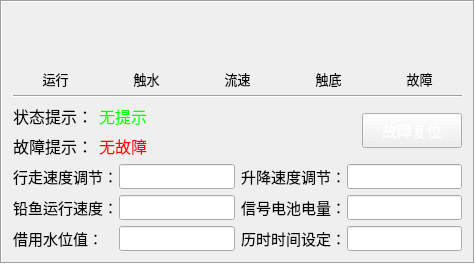
             <widget class="QFrame" name="frame_12">
              <property name="font">
               <font>
                <family>微软雅黑</family>
               </font>
              </property>
              <property name="frameShape">
               <enum>QFrame::Box</enum>
              </property>
              <property name="frameShadow">
               <enum>QFrame::Sunken</enum>
              </property>
              <layout class="QVBoxLayout" name="verticalLayout_31">
               <item>
                <layout class="QHBoxLayout" name="horizontalLayout_61">
                 <item>
                  <layout class="QVBoxLayout" name="verticalLayout_32">
                   <item>
                    <layout class="QHBoxLayout" name="horizontalLayout_62">
                     <item>
                      <spacer name="horizontalSpacer_23">
                       <property name="orientation">
                        <enum>Qt::Horizontal</enum>
                       </property>
                       <property name="sizeHint" stdset="0">
                        <size>
                         <width>18</width>
                         <height>20</height>
                        </size>
                       </property>
                      </spacer>
                     </item>
                     <item>
                      <widget class="QLabel" name="runLamp_2">
                       <property name="sizePolicy">
                        <sizepolicy hsizetype="Fixed" vsizetype="Fixed">
                         <horstretch>0</horstretch>
                         <verstretch>0</verstretch>
                        </sizepolicy>
                       </property>
                       <property name="minimumSize">
                        <size>
                         <width>50</width>
                         <height>50</height>
                        </size>
                       </property>
                       <property name="maximumSize">
                        <size>
                         <width>50</width>
                         <height>50</height>
                        </size>
                       </property>
                       <property name="text">
                        <string/>
                       </property>
                      </widget>
                     </item>
                     <item>
                      <spacer name="horizontalSpacer_24">
                       <property name="orientation">
                        <enum>Qt::Horizontal</enum>
                       </property>
                       <property name="sizeHint" stdset="0">
                        <size>
                         <width>17</width>
                         <height>20</height>
                        </size>
                       </property>
                      </spacer>
                     </item>
                    </layout>
                   </item>
                   <item>
                    <widget class="QLabel" name="label_67">
                     <property name="font">
                      <font>
                       <family>微软雅黑</family>
                       <pointsize>10</pointsize>
                      </font>
                     </property>
                     <property name="text">
                      <string>运行</string>
                     </property>
                     <property name="alignment">
                      <set>Qt::AlignCenter</set>
                     </property>
                    </widget>
                   </item>
                  </layout>
                 </item>
                 <item>
                  <layout class="QVBoxLayout" name="verticalLayout_33">
                   <item>
                    <layout class="QHBoxLayout" name="horizontalLayout_63">
                     <item>
                      <spacer name="horizontalSpacer_25">
                       <property name="orientation">
                        <enum>Qt::Horizontal</enum>
                       </property>
                       <property name="sizeHint" stdset="0">
                        <size>
                         <width>18</width>
                         <height>20</height>
                        </size>
                       </property>
                      </spacer>
                     </item>
                     <item>
                      <widget class="QLabel" name="waterLamp_2">
                       <property name="sizePolicy">
                        <sizepolicy hsizetype="Fixed" vsizetype="Fixed">
                         <horstretch>0</horstretch>
                         <verstretch>0</verstretch>
                        </sizepolicy>
                       </property>
                       <property name="minimumSize">
                        <size>
                         <width>50</width>
                         <height>50</height>
                        </size>
                       </property>
                       <property name="maximumSize">
                        <size>
                         <width>50</width>
                         <height>50</height>
                        </size>
                       </property>
                       <property name="text">
                        <string/>
                       </property>
                      </widget>
                     </item>
                     <item>
                      <spacer name="horizontalSpacer_26">
                       <property name="orientation">
                        <enum>Qt::Horizontal</enum>
                       </property>
                       <property name="sizeHint" stdset="0">
                        <size>
                         <width>17</width>
                         <height>20</height>
                        </size>
                       </property>
                      </spacer>
                     </item>
                    </layout>
                   </item>
                   <item>
                    <widget class="QLabel" name="label_68">
                     <property name="font">
                      <font>
                       <family>微软雅黑</family>
                       <pointsize>10</pointsize>
                      </font>
                     </property>
                     <property name="text">
                      <string>触水</string>
                     </property>
                     <property name="alignment">
                      <set>Qt::AlignCenter</set>
                     </property>
                    </widget>
                   </item>
                  </layout>
                 </item>
                 <item>
                  <layout class="QVBoxLayout" name="verticalLayout_34">
                   <item>
                    <layout class="QHBoxLayout" name="horizontalLayout_64">
                     <item>
                      <spacer name="horizontalSpacer_27">
                       <property name="orientation">
                        <enum>Qt::Horizontal</enum>
                       </property>
                       <property name="sizeHint" stdset="0">
                        <size>
                         <width>18</width>
                         <height>20</height>
                        </size>
                       </property>
                      </spacer>
                     </item>
                     <item>
                      <widget class="QLabel" name="speedLamp_2">
                       <property name="sizePolicy">
                        <sizepolicy hsizetype="Fixed" vsizetype="Fixed">
                         <horstretch>0</horstretch>
                         <verstretch>0</verstretch>
                        </sizepolicy>
                       </property>
                       <property name="minimumSize">
                        <size>
                         <width>50</width>
                         <height>50</height>
                        </size>
                       </property>
                       <property name="maximumSize">
                        <size>
                         <width>50</width>
                         <height>50</height>
                        </size>
                       </property>
                       <property name="text">
                        <string/>
                       </property>
                      </widget>
                     </item>
                     <item>
                      <spacer name="horizontalSpacer_28">
                       <property name="orientation">
                        <enum>Qt::Horizontal</enum>
                       </property>
                       <property name="sizeHint" stdset="0">
                        <size>
                         <width>17</width>
                         <height>20</height>
                        </size>
                       </property>
                      </spacer>
                     </item>
                    </layout>
                   </item>
                   <item>
                    <widget class="QLabel" name="label_69">
                     <property name="font">
                      <font>
                       <family>微软雅黑</family>
                       <pointsize>10</pointsize>
                      </font>
                     </property>
                     <property name="text">
                      <string>流速</string>
                     </property>
                     <property name="alignment">
                      <set>Qt::AlignCenter</set>
                     </property>
                    </widget>
                   </item>
                  </layout>
                 </item>
                 <item>
                  <layout class="QVBoxLayout" name="verticalLayout_35">
                   <item>
                    <layout class="QHBoxLayout" name="horizontalLayout_65">
                     <item>
                      <spacer name="horizontalSpacer_29">
                       <property name="orientation">
                        <enum>Qt::Horizontal</enum>
                       </property>
                       <property name="sizeHint" stdset="0">
                        <size>
                         <width>18</width>
                         <height>20</height>
                        </size>
                       </property>
                      </spacer>
                     </item>
                     <item>
                      <widget class="QLabel" name="bottomLamp_2">
                       <property name="sizePolicy">
                        <sizepolicy hsizetype="Fixed" vsizetype="Fixed">
                         <horstretch>0</horstretch>
                         <verstretch>0</verstretch>
                        </sizepolicy>
                       </property>
                       <property name="minimumSize">
                        <size>
                         <width>50</width>
                         <height>50</height>
                        </size>
                       </property>
                       <property name="maximumSize">
                        <size>
                         <width>50</width>
                         <height>50</height>
                        </size>
                       </property>
                       <property name="text">
                        <string/>
                       </property>
                      </widget>
                     </item>
                     <item>
                      <spacer name="horizontalSpacer_30">
                       <property name="orientation">
                        <enum>Qt::Horizontal</enum>
                       </property>
                       <property name="sizeHint" stdset="0">
                        <size>
                         <width>17</width>
                         <height>20</height>
                        </size>
                       </property>
                      </spacer>
                     </item>
                    </layout>
                   </item>
                   <item>
                    <widget class="QLabel" name="label_70">
                     <property name="font">
                      <font>
                       <family>微软雅黑</family>
                       <pointsize>10</pointsize>
                      </font>
                     </property>
                     <property name="text">
                      <string>触底</string>
                     </property>
                     <property name="alignment">
                      <set>Qt::AlignCenter</set>
                     </property>
                    </widget>
                   </item>
                  </layout>
                 </item>
                 <item>
                  <layout class="QVBoxLayout" name="verticalLayout_36">
                   <item>
                    <layout class="QHBoxLayout" name="horizontalLayout_66">
                     <item>
                      <spacer name="horizontalSpacer_31">
                       <property name="orientation">
                        <enum>Qt::Horizontal</enum>
                       </property>
                       <property name="sizeHint" stdset="0">
                        <size>
                         <width>18</width>
                         <height>20</height>
                        </size>
                       </property>
                      </spacer>
                     </item>
                     <item>
                      <widget class="QLabel" name="errorLamp_2">
                       <property name="sizePolicy">
                        <sizepolicy hsizetype="Fixed" vsizetype="Fixed">
                         <horstretch>0</horstretch>
                         <verstretch>0</verstretch>
                        </sizepolicy>
                       </property>
                       <property name="minimumSize">
                        <size>
                         <width>50</width>
                         <height>50</height>
                        </size>
                       </property>
                       <property name="maximumSize">
                        <size>
                         <width>50</width>
                         <height>50</height>
                        </size>
                       </property>
                       <property name="text">
                        <string/>
                       </property>
                      </widget>
                     </item>
                     <item>
                      <spacer name="horizontalSpacer_32">
                       <property name="orientation">
                        <enum>Qt::Horizontal</enum>
                       </property>
                       <property name="sizeHint" stdset="0">
                        <size>
                         <width>17</width>
                         <height>20</height>
                        </size>
                       </property>
                      </spacer>
                     </item>
                    </layout>
                   </item>
                   <item>
                    <widget class="QLabel" name="label_71">
                     <property name="font">
                      <font>
                       <family>微软雅黑</family>
                       <pointsize>10</pointsize>
                      </font>
                     </property>
                     <property name="text">
                      <string>故障</string>
                     </property>
                     <property name="alignment">
                      <set>Qt::AlignCenter</set>
                     </property>
                    </widget>
                   </item>
                  </layout>
                 </item>
                </layout>
               </item>
               <item>
                <widget class="Line" name="line_2">
                 <property name="orientation">
                  <enum>Qt::Horizontal</enum>
                 </property>
                </widget>
               </item>
               <item>
                <layout class="QHBoxLayout" name="horizontalLayout_67">
                 <item>
                  <layout class="QVBoxLayout" name="verticalLayout_37">
                   <item>
                    <layout class="QHBoxLayout" name="horizontalLayout_68">
                     <item>
                      <widget class="QLabel" name="label_72">
                       <property name="font">
                        <font>
                         <family>微软雅黑</family>
                         <pointsize>12</pointsize>
                        </font>
                       </property>
                       <property name="text">
                        <string>状态提示：</string>
                       </property>
                      </widget>
                     </item>
                     <item>
                      <widget class="QLabel" name="runLabel_2">
                       <property name="minimumSize">
                        <size>
                         <width>150</width>
                         <height>0</height>
                        </size>
                       </property>
                       <property name="font">
                        <font>
                         <family>微软雅黑</family>
                         <pointsize>12</pointsize>
                        </font>
                       </property>
                       <property name="styleSheet">
                        <string notr="true">color:rgb(0, 255, 0)</string>
                       </property>
                       <property name="text">
                        <string>无提示</string>
                       </property>
                      </widget>
                     </item>
                    </layout>
                   </item>
                   <item>
                    <layout class="QHBoxLayout" name="horizontalLayout_69">
                     <item>
                      <widget class="QLabel" name="label_73">
                       <property name="font">
                        <font>
                         <pointsize>12</pointsize>
                        </font>
                       </property>
                       <property name="text">
                        <string>故障提示：</string>
                       </property>
                      </widget>
                     </item>
                     <item>
                      <widget class="QLabel" name="errorLabel_2">
                       <property name="minimumSize">
                        <size>
                         <width>150</width>
                         <height>0</height>
                        </size>
                       </property>
                       <property name="font">
                        <font>
                         <pointsize>12</pointsize>
                        </font>
                       </property>
                       <property name="styleSheet">
                        <string notr="true">color:rgb(255, 0, 0)</string>
                       </property>
                       <property name="text">
                        <string>无故障</string>
                       </property>
                      </widget>
                     </item>
                    </layout>
                   </item>
                  </layout>
                 </item>
                 <item>
                  <spacer name="horizontalSpacer_33">
                   <property name="orientation">
                    <enum>Qt::Horizontal</enum>
                   </property>
                   <property name="sizeHint" stdset="0">
                    <size>
                     <width>40</width>
                     <height>20</height>
                    </size>
                   </property>
                  </spacer>
                 </item>
                 <item>
                  <widget class="QPushButton" name="resetButton_2">
                   <property name="minimumSize">
                    <size>
                     <width>100</width>
                     <height>35</height>
                    </size>
                   </property>
                   <property name="font">
                    <font>
                     <pointsize>11</pointsize>
                    </font>
                   </property>
                   <property name="styleSheet">
                    <string notr="true">color:rgb(255, 255, 255)</string>
                   </property>
                   <property name="text">
                    <string>故障复位</string>
                   </property>
                  </widget>
                 </item>
                </layout>
               </item>
               <item>
                <layout class="QHBoxLayout" name="horizontalLayout_70">
                 <item>
                  <widget class="QLabel" name="label_74">
                   <property name="minimumSize">
                    <size>
                     <width>100</width>
                     <height>10</height>
                    </size>
                   </property>
                   <property name="maximumSize">
                    <size>
                     <width>100</width>
                     <height>30</height>
                    </size>
                   </property>
                   <property name="font">
                    <font>
                     <pointsize>11</pointsize>
                    </font>
                   </property>
                   <property name="text">
                    <string>行走速度调节：</string>
                   </property>
                  </widget>
                 </item>
                 <item>
                  <widget class="QLineEdit" name="horiEdit_2"/>
                 </item>
                 <item>
                  <widget class="QLabel" name="label_75">
                   <property name="minimumSize">
                    <size>
                     <width>100</width>
                     <height>0</height>
                    </size>
                   </property>
                   <property name="maximumSize">
                    <size>
                     <width>100</width>
                     <height>16777215</height>
                    </size>
                   </property>
                   <property name="font">
                    <font>
                     <pointsize>11</pointsize>
                    </font>
                   </property>
                   <property name="text">
                    <string>升降速度调节：</string>
                   </property>
                  </widget>
                 </item>
                 <item>
                  <widget class="QLineEdit" name="verEdit_2"/>
                 </item>
                </layout>
               </item>
               <item>
                <layout class="QHBoxLayout" name="horizontalLayout_71">
                 <item>
                  <widget class="QLabel" name="label_76">
                   <property name="minimumSize">
                    <size>
                     <width>100</width>
                     <height>0</height>
                    </size>
                   </property>
                   <property name="maximumSize">
                    <size>
                     <width>100</width>
                     <height>16777215</height>
                    </size>
                   </property>
                   <property name="font">
                    <font>
                     <pointsize>11</pointsize>
                    </font>
                   </property>
                   <property name="text">
                    <string>铅鱼运行速度：</string>
                   </property>
                  </widget>
                 </item>
                 <item>
                  <widget class="QLineEdit" name="speedEdit_2"/>
                 </item>
                 <item>
                  <widget class="QLabel" name="label_77">
                   <property name="minimumSize">
                    <size>
                     <width>100</width>
                     <height>0</height>
                    </size>
                   </property>
                   <property name="maximumSize">
                    <size>
                     <width>100</width>
                     <height>16777215</height>
                    </size>
                   </property>
                   <property name="font">
                    <font>
                     <pointsize>11</pointsize>
                    </font>
                   </property>
                   <property name="text">
                    <string>信号电池电量：</string>
                   </property>
                  </widget>
                 </item>
                 <item>
                  <widget class="QLineEdit" name="batteryEdit_2"/>
                 </item>
                </layout>
               </item>
               <item>
                <layout class="QHBoxLayout" name="horizontalLayout_72">
                 <item>
                  <widget class="QLabel" name="label_78">
                   <property name="minimumSize">
                    <size>
                     <width>100</width>
                     <height>0</height>
                    </size>
                   </property>
                   <property name="maximumSize">
                    <size>
                     <width>100</width>
                     <height>16777215</height>
                    </size>
                   </property>
                   <property name="font">
                    <font>
                     <pointsize>11</pointsize>
                    </font>
                   </property>
                   <property name="text">
                    <string>借用水位值：</string>
                   </property>
                  </widget>
                 </item>
                 <item>
                  <widget class="QLineEdit" name="waterLevelEdit_2"/>
                 </item>
                 <item>
                  <widget class="QLabel" name="timeSetEdit_2">
                   <property name="minimumSize">
                    <size>
                     <width>100</width>
                     <height>0</height>
                    </size>
                   </property>
                   <property name="maximumSize">
                    <size>
                     <width>100</width>
                     <height>16777215</height>
                    </size>
                   </property>
                   <property name="font">
                    <font>
                     <pointsize>11</pointsize>
                    </font>
                   </property>
                   <property name="text">
                    <string>历时时间设定：</string>
                   </property>
                  </widget>
                 </item>
                 <item>
                  <widget class="QLineEdit" name="lineEdit_7"/>
                 </item>
                </layout>
               </item>
              </layout>
             </widget>
